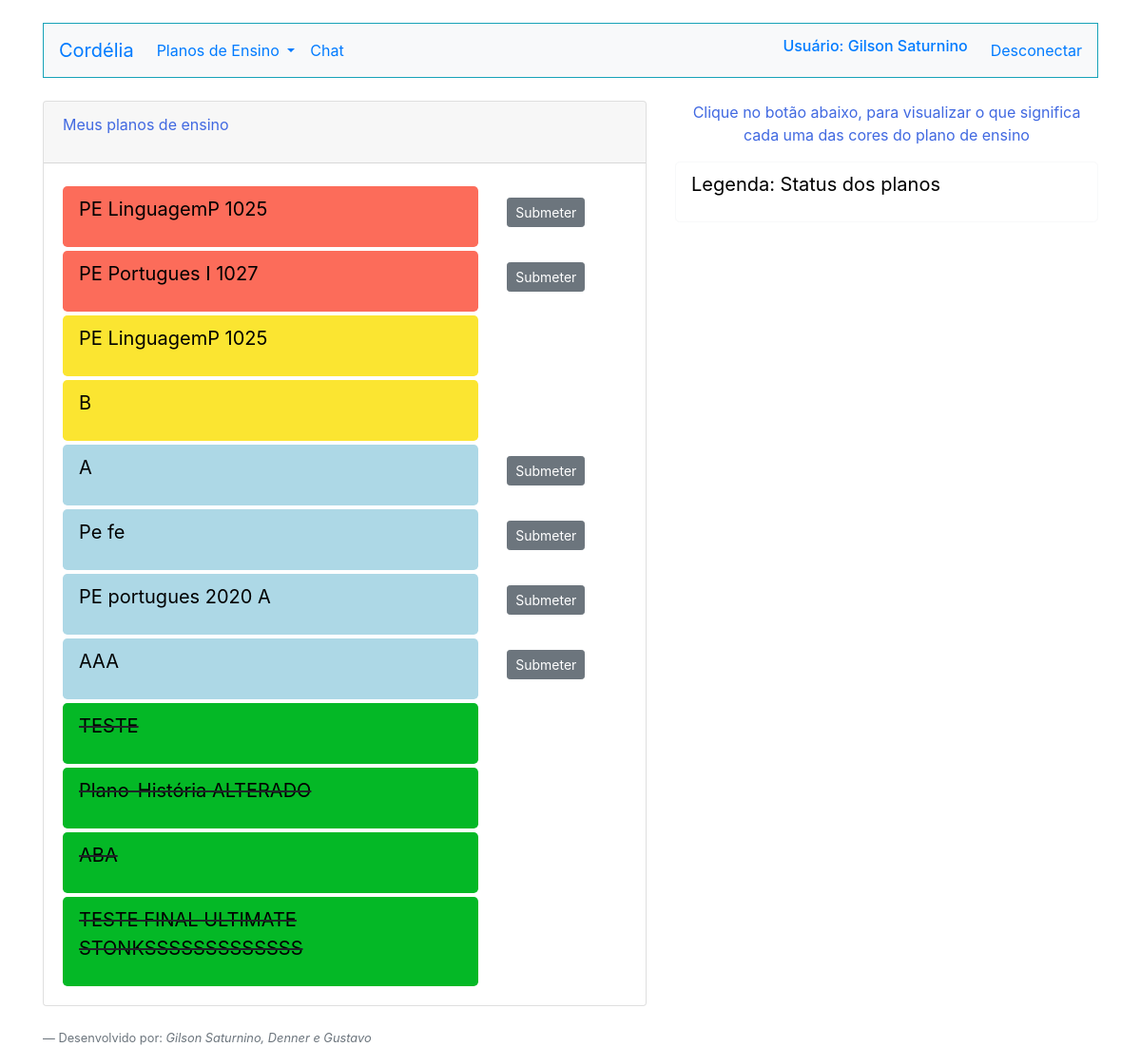
Page /ListarPlano.php (signed in) on the earlier database version.
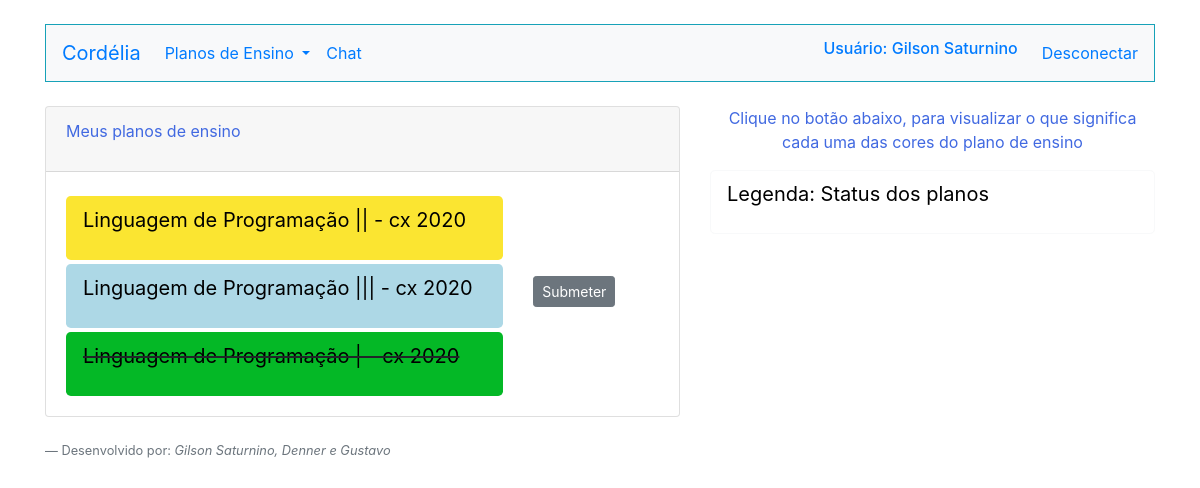
Same page on the later database version.
### tables this page shows
CREATE TABLE `planos` (
  `id_plano` int(11) NOT NULL,
  `nome_plano` varchar(255) NOT NULL,
  `nome_docente` varchar(255) NOT NULL,
  `campus` varchar(255) NOT NULL,
  `anoSemestre` varchar(255) NOT NULL,
  `curso_plano` varchar(255) NOT NULL,
  `periodoC_plano` int(11) NOT NULL,
  `nomeDisc_plano` varchar(255) NOT NULL,
  `carga_plano` int(11) NOT NULL,
  `semanas_plano` int(11) NOT NULL,
  `aulasT_plano` int(11) NOT NULL,
  `aulasP_plano` int(11) NOT NULL,
  `aulasL_plano` int(11) NOT NULL,
  `laboratorio` int(11) NOT NULL,
  `ementa_plano` varchar(255) NOT NULL,
  `objetivosG_plano` varchar(255) NOT NULL,
  `objetivosE_plano` varchar(255) NOT NULL,
  `aprendizagem` varchar(255) NOT NULL,
  `referencias_plano` varchar(255) NOT NULL,
  `complementares` varchar(255) NOT NULL,
  `p1_primeiro` date NOT NULL,
  `p2_primeiro` date NOT NULL,
  `p1_segundo` date NOT NULL,
  `p2_segundo` date NOT NULL,
  `situacao` varchar(255) NOT NULL
);

### ListarPlano.php (the view, shortened to what the changed rows need)
<!DOCTYPE html>
<html lang="en">
<head>
    <link rel="stylesheet" href="https://stackpath.bootstrapcdn.com/bootstrap/4.3.1/css/bootstrap.min.css"
>
</head>
<body >
    <div class="container">
        <?php
        require_once("Cabecalho.php");
        require_once("Conexao.php");
        if($_SESSION["perfil"]=="Docente"){
        $sql = "select id_plano,nome_plano,situacao from planos where nome_docente=? ORDER BY situacao";
        $sqlprep = $conexao->prepare($sql);
        $sqlprep->bind_param("s",$_SESSION["nome"]);
        $sqlprep->execute();
        $resultadoSql = $sqlprep->get_result();
        $vetorUmregistro = mysqli_fetch_assoc($resultadoSql);
        $vetorTodosregistro = array();
        while($vetorUmregistro != null){
            array_push($vetorTodosregistro, $vetorUmregistro);
            $vetorUmregistro = mysqli_fetch_assoc($resultadoSql);
            }
        ?>
        <div class="row">
            <div class="col-md-7 mt-4">
                <div class="card">
                    <div class="card-body">
                    <div class="list-group">
                        <div class="row">
                        <?php foreach ($vetorTodosregistro as $umRegistro){
                    if($umRegistro["situacao"]=="Novo"){
                    ?>
                        <div class="col-md-9 mt-1">
                               <form action="ValidacaoPlano.php" method="POST">
                                <button type="submit" class=" btn btn-lg btn-block" style="background-color:#ADD8E6;"><p id="plano" class="text-left"><?= $umRegistro["nome_plano"]; ?></p></button>
                               </form>
                        </div>
                        <div class="col-md-3 mt-3">
                                <form action="PlanoCorrecao.php" method="POST">
                                <button  type="submit" class="btn btn-secondary btn-sm">Submeter</button>
                            </form>
                            </div>
                        <?php }if($umRegistro["situacao"]=="CorrigirColegiado"){ ?>
                           <div class="col-md-9 mt-1">
                               <form action="ValidacaoPlano.php" method="POST">
                                <button  type="submit" class="btn btn-lg btn-block" style="background-color:#fbe531"><p id="plano" class="text-left"><?= $umRegistro["nome_plano"]; ?></p></button>
                               </form>
                            </div>
                        <?php }if($umRegistro["situacao"]=="Aguardando"){ ?>
                        <div class="col-md-9 mt-1">
                               <form action="ValidacaoPlano.php" method="POST">
                                <button type="submit" class=" btn btn-lg btn-block" style="background-color:#fc6c5a"><p id="plano" class="text-left"><?= $umRegistro["nome_plano"]; ?></p></button>
                               </form>
                        </div>
                        <div class="col-md-3 mt-3">
                                <form action="PlanoCorrecao.php" method="POST">
                                <button  type="submit" class="btn btn-secondary btn-sm">Submeter</button>
                            </form>
                            </div>
                        <?php }if($umRegistro["situacao"]=="Sucesso"){ ?>
                            <div class="col-md-9 mt-1">
                            <form action="ValidacaoPlano.php" method="POST">
                                <button type="submit" class="btn btn-lg btn-block" style="background-color:#04b826;"><strike><p id="plano" class="text-left"><?= $umRegistro["nome_plano"]; ?></p></button></strike>
                               </form>
                           </div>
                        <?php } } ?>
                        </div>
                    </div>
                    </div>
                </div>
            </div>
            <?php }if(($_SESSION["perfil"]=="Pedagogo")||($_SESSION["perfil"]=="Discente do Colegiado")||($_SESSION["perfil"]=="Coordenador")||($_SESSION["perfil"]=="Docente do Colegiado")||($_SESSION["perfil"]=="Tecnico do Colegiado")){
        $validacao="Novo";
        $sql = "select id_plano,nome_plano,situacao from planos where situacao!=? ORDER BY situacao ";
        $sqlprep = $conexao->prepare($sql);
        $sqlprep->bind_param("s",$validacao);
        $sqlprep->execute();
        $resultadoSql = $sqlprep->get_result();
        $vetorUmregistro = mysqli_fetch_assoc($resultadoSql);
        $vetorTodosregistro = array();
        while($vetorUmregistro != null){
            array_push($vetorTodosregistro, $vetorUmregistro);
            $vetorUmregistro = mysqli_fetch_assoc($resultadoSql);
            }
        ?>
        <div class="row">
            <div class="col-md-7 mt-4">
                <div class="card">
                    <div class="card-header">
                        <p>Planos de Ensino dos docentes</p>
                    </div>
                    <div class="card-body">
                    <div class="list-group">
                        <?php foreach ($vetorTodosregistro as $umRegistro){
                    if($umRegistro["situacao"]=="CorrigirColegiado"){ ?>
                           <div class="mt-1">
                               <form action="ValidacaoPlano.php" method="POST">
                               <input type="hidden" name="id_plan" value="<?= $umRegistro["id_plano"]; ?>">
                                <button  type="submit" class="btn w-100" style="background-color:#fbe531"><p id="plano" class="text-left"><?= $umRegistro["nome_plano"]; ?></p></button>
                               </form>
                            </div>
                        <?php }if($umRegistro["situacao"]=="Sucesso"){ ?>
                            <div class="mt-1">
                            <form action="ValidacaoPlano.php" method="POST">
                               <input type="hidden" name="id_plan" value="<?= $umRegistro["id_plano"]; ?>">
                                <button type="submit" class="btn w-100" style="background-color:#04b826;"><strike><p id="plano" class="text-left"><?= $umRegistro["nome_plano"]; ?></p></strike></button>
                               </form>
                           </div>
                        <?php }
                    } ?>
                    </div>
                    </div>
                </div>
            </div>
        <?php } ?>
    <?php require_once("Footer.php");?>
        </div>
    </div>
</body>
</html>

Differences in the rows shown:
removed planos: nome_plano "PE LinguagemP 1025"
removed planos: nome_plano "PE Portugues I 1027"
removed planos: nome_plano "PE LinguagemP 1025"
removed planos: nome_plano "B"
removed planos: nome_plano "A"
removed planos: nome_plano "Pe fe"
removed planos: nome_plano "PE portugues 2020 A"
removed planos: nome_plano "AAA"
removed planos: nome_plano "TESTE"
removed planos: nome_plano "Plano-História ALTERADO"
removed planos: nome_plano "ABA"
removed planos: nome_plano "TESTE FINAL ULTIMATE STONKSSSSSSSSSSSSS"
added planos: nome_plano "Linguagem de Programação || - cx 2020"
added planos: nome_plano "Linguagem de Programação ||| - cx 2020"
added planos: nome_plano "Linguagem de Programação | - cx 2020"
